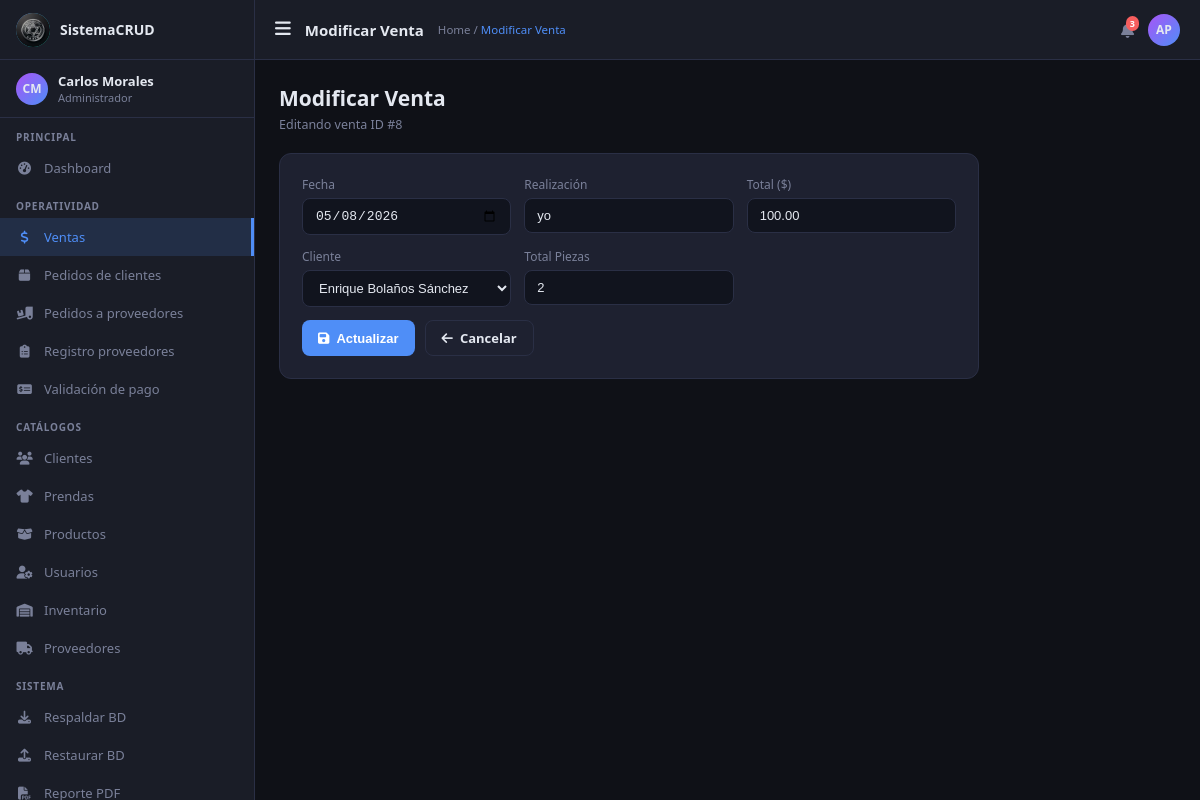
Page /Venta/modificar.php?id=8 on the committed database.
### tables this page shows
CREATE TABLE `venta` (
  `Id_venta` int NOT NULL AUTO_INCREMENT,
  `Fecha` date NOT NULL,
  `Realizacion` varchar(40) NOT NULL,
  `Total` decimal(10,2) NOT NULL,
  `Id_cliente` int NOT NULL,
  `Total_piezas` int NOT NULL,
  `Id_detallev` int DEFAULT NULL,
  PRIMARY KEY (`Id_venta`),
  KEY `detalleventa_Venta_fk` (`Id_detallev`),
  KEY `Cliente_Venta_fk` (`Id_cliente`),
  CONSTRAINT `Cliente_Venta_fk` FOREIGN KEY (`Id_cliente`) REFERENCES `cliente` (`Id_cliente`),
  CONSTRAINT `detalleventa_Venta_fk` FOREIGN KEY (`Id_detallev`) REFERENCES `detalleventa` (`Id_detallev`),
  CONSTRAINT `fk_cliente_venta` FOREIGN KEY (`Id_cliente`) REFERENCES `cliente` (`Id_cliente`),
  CONSTRAINT `fk_detallev_venta` FOREIGN KEY (`Id_detallev`) REFERENCES `detalleventa` (`Id_detallev`)
);

CREATE TABLE `cliente` (
  `Id_cliente` int NOT NULL AUTO_INCREMENT,
  `Nombre` varchar(20) NOT NULL,
  `Ap_paterno` varchar(20) NOT NULL,
  `Telefono` varchar(10) NOT NULL,
  `Contrasena` varchar(255) NOT NULL,
  `Direccion` varchar(100) NOT NULL,
  `CP` varchar(5) NOT NULL,
  PRIMARY KEY (`Id_cliente`),
  KEY `idx_nombre` (`Nombre`),
  KEY `idx_apellido` (`Ap_paterno`)
);

### Venta/modificar.php (the view, shortened to what this page needs)
<?php
require("conexiondos.php");
$id        = $_GET['id'];
$consulta  = "SELECT * FROM venta WHERE Id_venta=$id";
$resultado = $mysqli->query($consulta);
$row       = $resultado->fetch_assoc();
$clientes  = $mysqli->query("SELECT Id_cliente, Nombre, Ap_paterno FROM cliente");
include("../Cliente/layout_header.php");
?>
<div class="ptitle">Modificar Venta</div>
<div class="psub">Editando venta ID #<?php echo $id; ?></div>
<div class="fcard" style="max-width:700px">
  <form action="actualizar.php" method="post">
    <div class="fgrid">
      <div class="fg"><label>Fecha</label>
        <input class="fc" type="date" name="fecha" value="<?php echo $row['Fecha']; ?>"></div>
      <div class="fg"><label>Realización</label>
        <input class="fc" type="text" name="realizacion" value="<?php echo htmlspecialchars($row['Realizacion']); ?>"></div>
      <div class="fg"><label>Total ($)</label>
        <input class="fc" type="number" step="0.01" name="total" value="<?php echo $row['Total']; ?>"></div>
      <div class="fg"><label>Cliente</label>
        <select class="fc" name="id_cliente">
          <?php while($c = $clientes->fetch_assoc()): ?>
          <option value="<?php echo $c['Id_cliente']; ?>" <?php if($c['Id_cliente']==$row['Id_cliente']) echo 'selected'; ?>>
            <?php echo $c['Nombre'].' '.$c['Ap_paterno']; ?>
          </option>
          <?php endwhile; ?>
        </select>
      </div>
      <div class="fg"><label>Total Piezas</label>
        <input class="fc" type="number" name="total_piezas" value="<?php echo $row['Total_piezas']; ?>"></div>
    </div>
    <div style="display:flex;gap:10px">
      <button type="submit" class="btn btn-primary"><i class="fas fa-save"></i> Actualizar</button>
      <a href="index.php" class="btn btn-outline"><i class="fas fa-arrow-left"></i> Cancelar</a>
    </div>
  </form>
</div>
<?php include("../Cliente/layout_footer.php"); ?>

### Cliente/layout_header.php (style rules this page uses)
:root { --bg: #0f1117; --sb: #1a1d27; --sbw: 255px; --accent: #4f8ef7; --accent2: #22d3a5; --accent3: #f7c948; --accent4: #f75e5e; --card: #1e2130; --border: #2a2f45; --text: #e4e8f0; --muted: #7a8099; --hh: 60px; --green: #22c55e; --orange: #f97316; --red: #ef4444; --purple: #a855f7; }
* { margin: 0; padding: 0; box-sizing: border-box; }
body { font-family: 'Segoe UI', system-ui, sans-serif; background: var(--bg); color: var(--text); display: flex; min-height: 100vh; }
.btn { padding: 8px 16px; border-radius: 8px; font-size: 13px; font-weight: 600; cursor: pointer; border: none; transition: all .15s; display: inline-flex; align-items: center; gap: 7px; text-decoration: none; }
.btn-primary { background: var(--accent); color: #fff; }
.btn-outline { background: transparent; border: 1px solid var(--border); color: var(--text); }
.fcard { background: var(--card); border: 1px solid var(--border); border-radius: 12px; padding: 22px; margin-bottom: 18px; }
.fg { display: flex; flex-direction: column; gap: 5px; }
.fg label { font-size: 12px; color: var(--muted); font-weight: 500; }
.fc { background: #11141e; border: 1px solid var(--border); color: var(--text); border-radius: 8px; padding: 9px 12px; font-size: 13px; outline: none; width: 100%; transition: border-color .15s; }
.fc::placeholder { color: #444d6b; }
.fgrid { display: grid; grid-template-columns: repeat(3, 1fr); gap: 13px; margin-bottom: 13px; }
.ptitle { font-size: 21px; font-weight: 700; margin-bottom: 4px; }
.psub { font-size: 12.5px; color: var(--muted); margin-bottom: 20px; }

### rows in the picture
venta: fecha "05/08/2026", realizacion "yo", total "100.00", id_cliente "Enrique Bolaños Sánchez", total_piezas "2"

### other values in the picture
$page_title "Modificar Venta"
$id "8"
